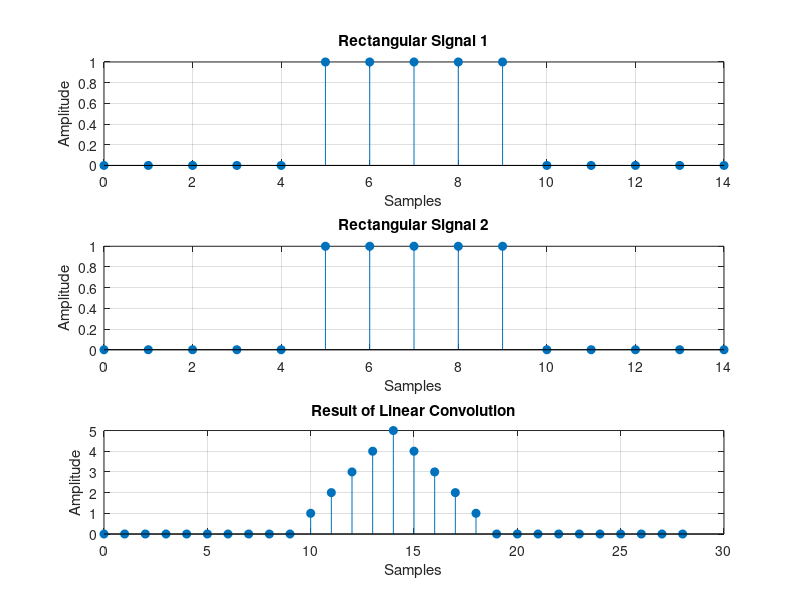

This chart was generated by the following MATLAB code:

clc;
clear;
close all;

%% Define two rectangular signals

s1 = [0,0,0,0,0,1,1,1,1,1,0,0,0,0,0];

s2 = [0,0,0,0,0,1,1,1,1,1,0,0,0,0,0];

%% Linear convolution using built-in function

y = conv(s1,s2);

%% Plot the signals

figure(1);

subplot(3,1,1);
stem(0:length(s1)-1,s1,'filled');
xlabel('Samples');
ylabel('Amplitude');
title('Rectangular Signal 1');
grid on;

subplot(3,1,2);
stem(0:length(s2)-1,s2,'filled');
xlabel('Samples');
ylabel('Amplitude');
title('Rectangular Signal 2');
grid on;

subplot(3,1,3);
stem(0:length(y)-1,y,'filled');
xlabel('Samples');
ylabel('Amplitude');
title('Result of Linear Convolution');
grid on;
